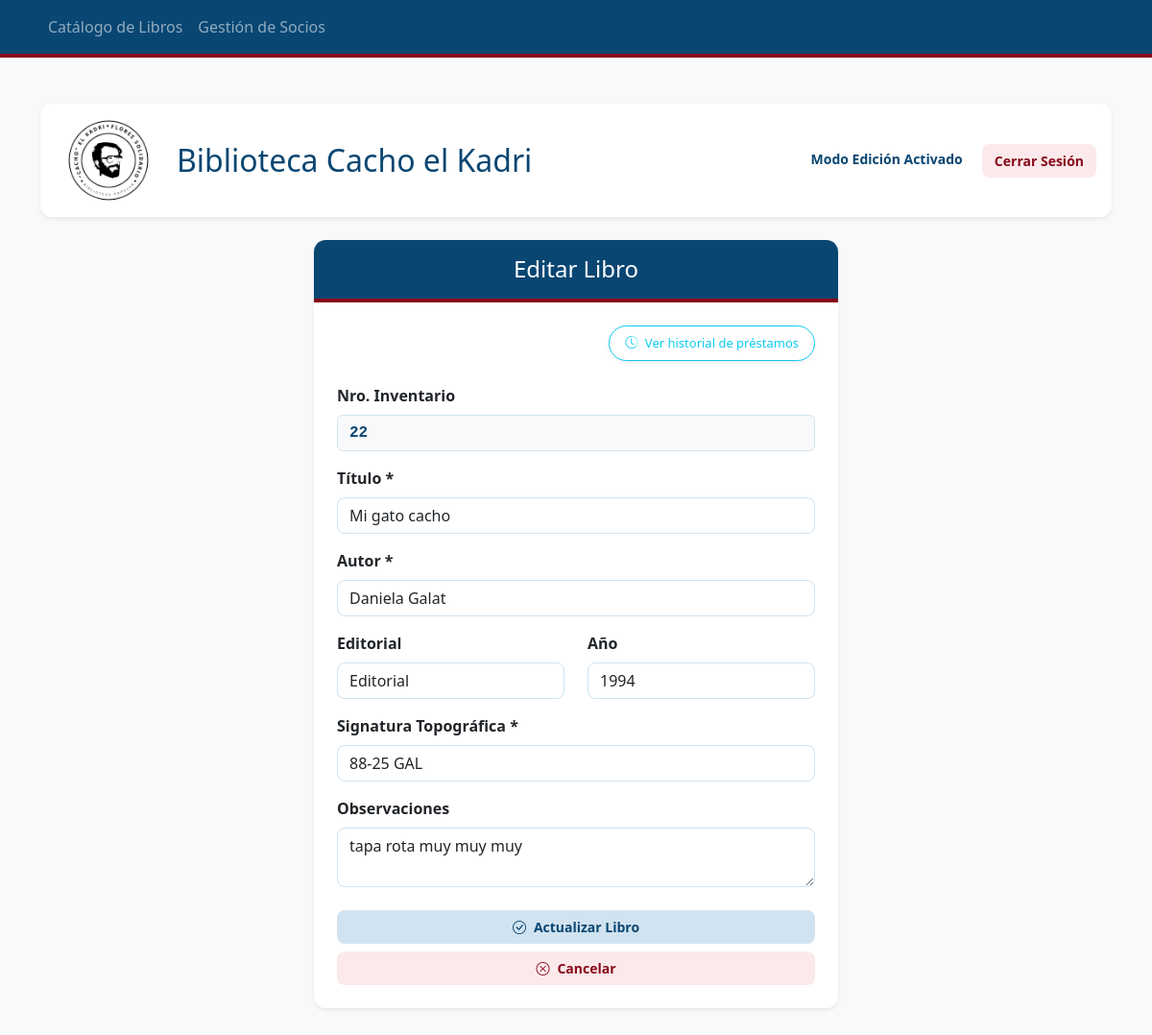
The app's page /editar/22 (signed in) with its own data.
### tables this page shows
CREATE TABLE Ejemplares (
            nro_inventario INTEGER PRIMARY KEY,
            mfn_vinculado INTEGER,
            signatura_topografica TEXT NOT NULL,
            observaciones TEXT,
            FOREIGN KEY (mfn_vinculado) REFERENCES Obras (mfn)
        );

CREATE TABLE Obras (
            mfn INTEGER PRIMARY KEY AUTOINCREMENT,
            titulo TEXT NOT NULL,
            autor TEXT NOT NULL,
            editorial TEXT,
            anio TEXT
        );

### app.py (the view)
@app.route('/editar/<int:nro_inventario>')
def editar_libro(nro_inventario):
    if not session.get('admin'):
        return redirect('/')
    conexion = sqlite3.connect("biblioteca.db")
    cursor = conexion.cursor()
    cursor.execute('''
        SELECT e.nro_inventario, o.titulo, o.autor, o.editorial, o.anio, e.signatura_topografica, e.observaciones
        FROM Ejemplares e
        JOIN Obras o ON e.mfn_vinculado = o.mfn
        WHERE e.nro_inventario = ?
    ''', (nro_inventario,))
    libro_a_editar = cursor.fetchone()
    conexion.close()
    return render_template('editar_libro.html', libro=libro_a_editar)

### templates/editar_libro.html
{% extends 'layout.html' %}
{% block content %}
<div class="row justify-content-center mb-5">
    <div class="col-md-8 col-lg-6">
        <div class="card shadow-sm border-0" style="border-radius: 12px; overflow: hidden;">
            <div class="card-header text-white text-center py-3" style="background-color: #094672; border-bottom: 4px solid #88091a;">
                <h4 class="mb-0 font-weight-bold">Editar Libro</h4>
            </div>
            <div class="card-body p-4">
                <div class="text-end mb-4">
                    <a href="/historial_libro/{{ libro[0] }}" class="btn btn-outline-info shadow-sm px-3 py-2" style="border-radius: 20px !important; font-size: 13px;">
                        <i class="bi bi-clock-history me-1"></i> Ver historial de préstamos
                    </a>
                </div>
                <form action="/actualizar/{{ libro[0] }}" method="POST">
                    <div class="mb-3">
                        <label class="form-label fw-bold">Nro. Inventario</label>
                        <input type="number" name="nro_inventario" class="form-control bg-light" value="{{ libro[0] }}" readonly style="color: #094672; font-family: monospace; font-size: 16px; font-weight: bold; border: 1px solid #d1e3f0;">
                    </div>
                    <div class="mb-3">
                        <label class="form-label fw-bold">Título *</label>
                        <input type="text" name="titulo" class="form-control" value="{{ libro[1] }}" required style="border: 1px solid #d1e3f0; border-radius: 8px;">
                    </div>
                    <div class="mb-3">
                        <label class="form-label fw-bold">Autor *</label>
                        <input type="text" name="autor" class="form-control" value="{{ libro[2] }}" required style="border: 1px solid #d1e3f0; border-radius: 8px;">
                    </div>
                    <div class="row">
                        <div class="col-md-6 mb-3">
                            <label class="form-label fw-bold">Editorial</label>
                            <input type="text" name="editorial" class="form-control" value="{{ libro[3] if libro[3] else '' }}" style="border: 1px solid #d1e3f0; border-radius: 8px;">
                        </div>
                        <div class="col-md-6 mb-3">
                            <label class="form-label fw-bold">Año</label>
                            <input type="number" name="anio" class="form-control" value="{{ libro[4] if libro[4] else '' }}" style="border: 1px solid #d1e3f0; border-radius: 8px;">
                        </div>
                    </div>
                    <div class="mb-3">
                        <label class="form-label fw-bold">Signatura Topográfica *</label>
                        <input type="text" name="signatura" class="form-control" value="{{ libro[5] }}" required style="border: 1px solid #d1e3f0; border-radius: 8px;">
                    </div>
                    <div class="mb-4">
                        <label class="form-label fw-bold">Observaciones</label>
                        <textarea name="observaciones" class="form-control" rows="2" style="border: 1px solid #d1e3f0; border-radius: 8px;">{{ libro[6] if libro[6] else '' }}</textarea>
                    </div>
                    <div class="d-grid gap-2">
                        <button type="submit" class="btn btn-success btn-lg py-2">
                            <i class="bi bi-check-circle me-2"></i>Actualizar Libro
                        </button>
                        <a href="/" class="btn btn-primary btn-lg py-2">
                            <i class="bi bi-x-circle me-2"></i>Cancelar
                        </a>
                    </div>
                </form>
            </div>
        </div>
    </div>
</div>
{% endblock %}

### templates/layout.html (style rules this page uses)
body { background-color: #f4f7f9 !important; }
.btn-primary, .btn-danger, .btn-success, .btn-info, .btn-warning, .btn-style-mfn, .btn-outline-secondary, .btn-outline-warning { border-radius: 8px !important; font-weight: bold !important; font-size: 14px !important; text-decoration: none !important; display: inline-block !important; padding: 6px 12px !important; vertical-align: middle !important; margin: 0 !important; border: 1px solid transparent !important; transition: all 0.2s; }
.btn-primary, .btn-danger, .btn-outline-secondary { background-color: #fbe9eb !important; color: #88091a !important; }
.btn-success, .btn-info, .btn-warning, .btn-style-mfn, .btn-outline-warning { background-color: #d1e3f0 !important; color: #094672 !important; }

### records on screen
Ejemplares: nro_inventario "22", signatura "88-25 GAL", observaciones "tapa rota muy muy muy"
Obras: titulo "Mi gato cacho", autor "Daniela Galat", editorial "Editorial", anio "1994"
